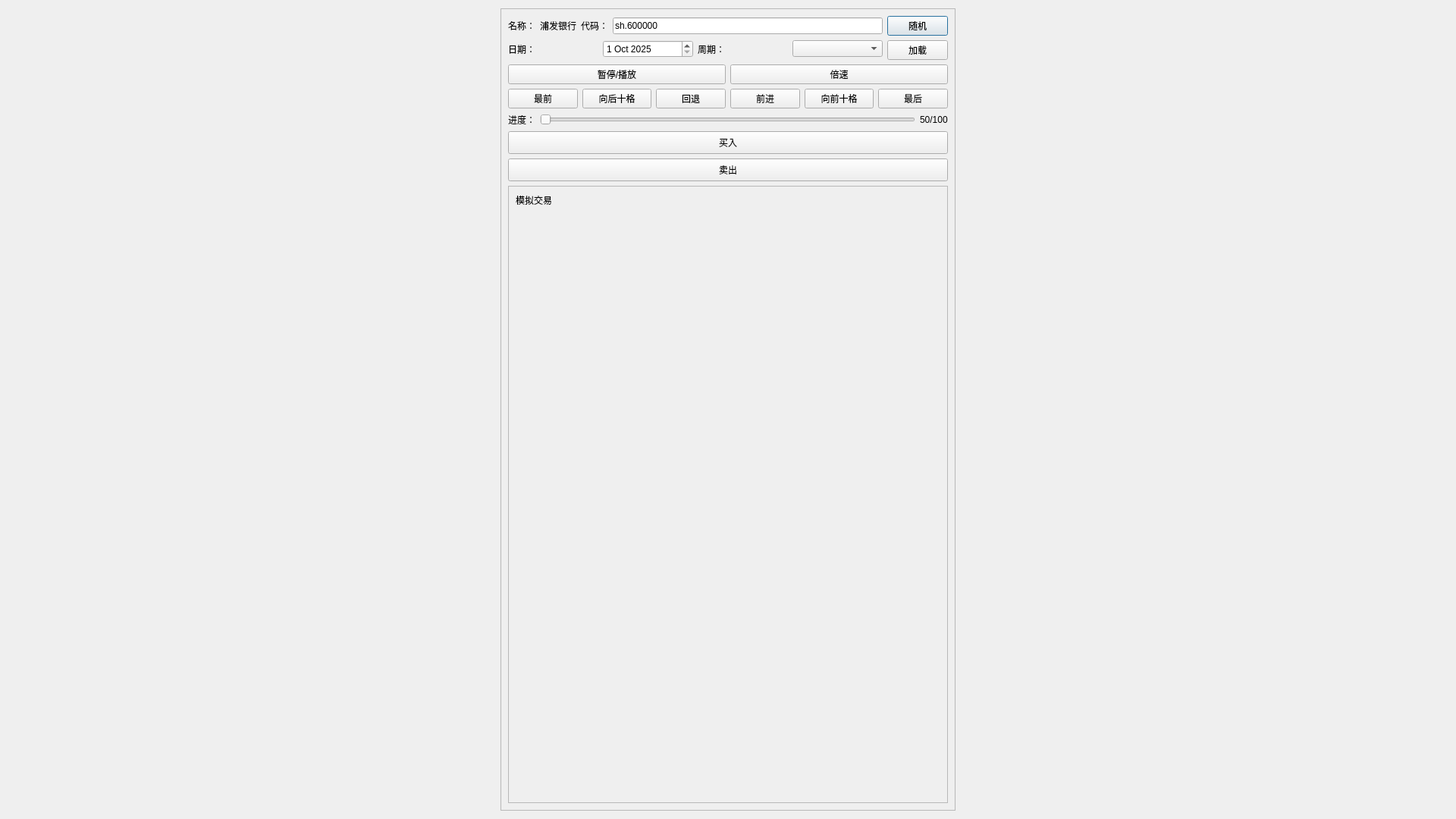
<?xml version="1.0" encoding="UTF-8"?>
<ui version="4.0">
 <class>ReviewDialog</class>
 <widget class="QDialog" name="ReviewDialog">
  <property name="geometry">
   <rect>
    <x>0</x>
    <y>0</y>
    <width>1920</width>
    <height>1080</height>
   </rect>
  </property>
  <property name="windowTitle">
   <string>Dialog</string>
  </property>
  <layout class="QHBoxLayout" name="horizontalLayout_2">
   <item>
    <layout class="QVBoxLayout" name="verticalLayout_indicators_view"/>
   </item>
   <item>
    <widget class="QFrame" name="frame_review">
     <property name="minimumSize">
      <size>
       <width>400</width>
       <height>0</height>
      </size>
     </property>
     <property name="maximumSize">
      <size>
       <width>600</width>
       <height>16777215</height>
      </size>
     </property>
     <property name="frameShape">
      <enum>QFrame::StyledPanel</enum>
     </property>
     <property name="frameShadow">
      <enum>QFrame::Raised</enum>
     </property>
     <layout class="QVBoxLayout" name="verticalLayout_5">
      <item>
       <layout class="QHBoxLayout" name="horizontalLayout_7">
        <item>
         <layout class="QVBoxLayout" name="verticalLayout_3">
          <item>
           <layout class="QHBoxLayout" name="horizontalLayout">
            <item>
             <widget class="QLabel" name="label_2">
              <property name="text">
               <string>名称：</string>
              </property>
             </widget>
            </item>
            <item>
             <widget class="QLabel" name="label_name">
              <property name="text">
               <string>浦发银行</string>
              </property>
             </widget>
            </item>
            <item>
             <widget class="QLabel" name="label_5">
              <property name="text">
               <string>代码：</string>
              </property>
             </widget>
            </item>
            <item>
             <widget class="QLineEdit" name="lineEdit_code">
              <property name="minimumSize">
               <size>
                <width>100</width>
                <height>0</height>
               </size>
              </property>
              <property name="text">
               <string>sh.600000</string>
              </property>
              <property name="placeholderText">
               <string>sh.600000</string>
              </property>
             </widget>
            </item>
           </layout>
          </item>
          <item>
           <layout class="QHBoxLayout" name="horizontalLayout_6">
            <item>
             <widget class="QLabel" name="label_date_title">
              <property name="sizePolicy">
               <sizepolicy hsizetype="Minimum" vsizetype="Preferred">
                <horstretch>0</horstretch>
                <verstretch>0</verstretch>
               </sizepolicy>
              </property>
              <property name="text">
               <string>日期：</string>
              </property>
             </widget>
            </item>
            <item>
             <widget class="QDateEdit" name="dateEdit">
              <property name="sizePolicy">
               <sizepolicy hsizetype="Preferred" vsizetype="Fixed">
                <horstretch>0</horstretch>
                <verstretch>0</verstretch>
               </sizepolicy>
              </property>
              <property name="minimumSize">
               <size>
                <width>100</width>
                <height>0</height>
               </size>
              </property>
              <property name="dateTime">
               <datetime>
                <hour>0</hour>
                <minute>0</minute>
                <second>0</second>
                <year>2025</year>
                <month>10</month>
                <day>1</day>
               </datetime>
              </property>
             </widget>
            </item>
            <item>
             <widget class="QLabel" name="label_6">
              <property name="sizePolicy">
               <sizepolicy hsizetype="Minimum" vsizetype="Preferred">
                <horstretch>0</horstretch>
                <verstretch>0</verstretch>
               </sizepolicy>
              </property>
              <property name="text">
               <string>周期：</string>
              </property>
             </widget>
            </item>
            <item>
             <widget class="QComboBox" name="comboBox_period"/>
            </item>
           </layout>
          </item>
         </layout>
        </item>
        <item>
         <layout class="QVBoxLayout" name="verticalLayout_4">
          <item>
           <widget class="QPushButton" name="btn_load_data_random">
            <property name="text">
             <string>随机</string>
            </property>
           </widget>
          </item>
          <item>
           <widget class="QPushButton" name="btn_load_data">
            <property name="text">
             <string>加载</string>
            </property>
           </widget>
          </item>
         </layout>
        </item>
       </layout>
      </item>
      <item>
       <layout class="QHBoxLayout" name="horizontalLayout_5">
        <item>
         <widget class="QPushButton" name="btn_play">
          <property name="minimumSize">
           <size>
            <width>0</width>
            <height>24</height>
           </size>
          </property>
          <property name="text">
           <string>暂停/播放</string>
          </property>
         </widget>
        </item>
        <item>
         <widget class="QPushButton" name="btn_speed">
          <property name="minimumSize">
           <size>
            <width>0</width>
            <height>24</height>
           </size>
          </property>
          <property name="text">
           <string>倍速</string>
          </property>
         </widget>
        </item>
       </layout>
      </item>
      <item>
       <layout class="QHBoxLayout" name="horizontalLayout_3">
        <item>
         <widget class="QPushButton" name="btn_back_to_front">
          <property name="minimumSize">
           <size>
            <width>0</width>
            <height>24</height>
           </size>
          </property>
          <property name="text">
           <string>最前</string>
          </property>
         </widget>
        </item>
        <item>
         <widget class="QPushButton" name="btn_back_ten">
          <property name="minimumSize">
           <size>
            <width>0</width>
            <height>24</height>
           </size>
          </property>
          <property name="text">
           <string>向后十格</string>
          </property>
         </widget>
        </item>
        <item>
         <widget class="QPushButton" name="btn_back">
          <property name="minimumSize">
           <size>
            <width>0</width>
            <height>24</height>
           </size>
          </property>
          <property name="text">
           <string>回退</string>
          </property>
         </widget>
        </item>
        <item>
         <widget class="QPushButton" name="btn_move_on">
          <property name="minimumSize">
           <size>
            <width>0</width>
            <height>24</height>
           </size>
          </property>
          <property name="text">
           <string>前进</string>
          </property>
         </widget>
        </item>
        <item>
         <widget class="QPushButton" name="btn_move_on_10">
          <property name="minimumSize">
           <size>
            <width>0</width>
            <height>24</height>
           </size>
          </property>
          <property name="text">
           <string>向前十格</string>
          </property>
         </widget>
        </item>
        <item>
         <widget class="QPushButton" name="btn_move_to_last">
          <property name="minimumSize">
           <size>
            <width>0</width>
            <height>24</height>
           </size>
          </property>
          <property name="text">
           <string>最后</string>
          </property>
         </widget>
        </item>
       </layout>
      </item>
      <item>
       <layout class="QHBoxLayout" name="horizontalLayout_4">
        <item>
         <widget class="QLabel" name="label_3">
          <property name="text">
           <string>进度：</string>
          </property>
         </widget>
        </item>
        <item>
         <widget class="QSlider" name="horizontalSlider_progress">
          <property name="orientation">
           <enum>Qt::Horizontal</enum>
          </property>
         </widget>
        </item>
        <item>
         <widget class="QLabel" name="label_progress">
          <property name="text">
           <string>50/100</string>
          </property>
         </widget>
        </item>
       </layout>
      </item>
      <item>
       <layout class="QVBoxLayout" name="verticalLayout">
        <item>
         <widget class="QPushButton" name="btn_buy">
          <property name="minimumSize">
           <size>
            <width>0</width>
            <height>30</height>
           </size>
          </property>
          <property name="text">
           <string>买入</string>
          </property>
         </widget>
        </item>
        <item>
         <widget class="QPushButton" name="btn_sell">
          <property name="minimumSize">
           <size>
            <width>0</width>
            <height>30</height>
           </size>
          </property>
          <property name="text">
           <string>卖出</string>
          </property>
         </widget>
        </item>
       </layout>
      </item>
      <item>
       <widget class="QFrame" name="frame_demo_trading">
        <property name="frameShape">
         <enum>QFrame::StyledPanel</enum>
        </property>
        <property name="frameShadow">
         <enum>QFrame::Raised</enum>
        </property>
        <layout class="QVBoxLayout" name="verticalLayout_2">
         <item>
          <widget class="QLabel" name="label">
           <property name="text">
            <string>模拟交易</string>
           </property>
          </widget>
         </item>
         <item>
          <spacer name="verticalSpacer">
           <property name="orientation">
            <enum>Qt::Vertical</enum>
           </property>
           <property name="sizeHint" stdset="0">
            <size>
             <width>20</width>
             <height>40</height>
            </size>
           </property>
          </spacer>
         </item>
        </layout>
       </widget>
      </item>
     </layout>
    </widget>
   </item>
  </layout>
 </widget>
 <resources/>
 <connections/>
</ui>
